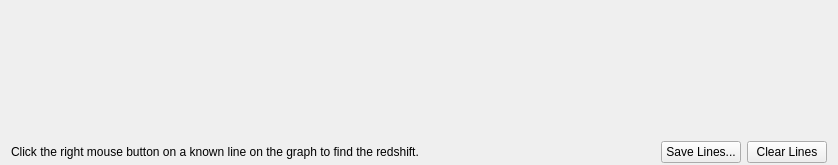
<?xml version="1.0" encoding="UTF-8"?>
<ui version="4.0">
 <class>LineOverlaysTabClass</class>
 <widget class="QWidget" name="LineOverlaysTabClass">
  <property name="geometry">
   <rect>
    <x>0</x>
    <y>0</y>
    <width>838</width>
    <height>165</height>
   </rect>
  </property>
  <property name="sizePolicy">
   <sizepolicy hsizetype="MinimumExpanding" vsizetype="Preferred">
    <horstretch>0</horstretch>
    <verstretch>0</verstretch>
   </sizepolicy>
  </property>
  <property name="minimumSize">
   <size>
    <width>747</width>
    <height>0</height>
   </size>
  </property>
  <property name="windowTitle">
   <string>LineOverlaysTab</string>
  </property>
  <layout class="QVBoxLayout" name="verticalLayout" stretch="1,0">
   <property name="spacing">
    <number>0</number>
   </property>
   <property name="topMargin">
    <number>0</number>
   </property>
   <property name="bottomMargin">
    <number>2</number>
   </property>
   <item>
    <widget class="QWidget" name="searchWidgetHolder" native="true">
     <property name="sizePolicy">
      <sizepolicy hsizetype="Expanding" vsizetype="Expanding">
       <horstretch>0</horstretch>
       <verstretch>0</verstretch>
      </sizepolicy>
     </property>
     <property name="minimumSize">
      <size>
       <width>500</width>
       <height>90</height>
      </size>
     </property>
    </widget>
   </item>
   <item>
    <layout class="QHBoxLayout" name="horizontalLayout">
     <item>
      <widget class="QLabel" name="label">
       <property name="text">
        <string>&lt;!DOCTYPE HTML PUBLIC &quot;-//W3C//DTD HTML 4.0//EN&quot; &quot;http://www.w3.org/TR/REC-html40/strict.dtd&quot;&gt;
&lt;html&gt;&lt;head&gt;&lt;meta name=&quot;qrichtext&quot; content=&quot;1&quot; /&gt;&lt;style type=&quot;text/css&quot;&gt;
p, li { white-space: pre-wrap; }
&lt;/style&gt;&lt;/head&gt;&lt;body style=&quot; font-family:'Sans Serif'; font-size:9pt; font-weight:400; font-style:normal;&quot;&gt;
&lt;table border=&quot;0&quot; style=&quot;-qt-table-type: root; margin-top:4px; margin-bottom:4px; margin-left:4px; margin-right:4px;&quot;&gt;
&lt;tr&gt;
&lt;td style=&quot;border: none;&quot;&gt;
&lt;p style=&quot; margin-top:0px; margin-bottom:0px; margin-left:0px; margin-right:0px; -qt-block-indent:0; text-indent:0px;&quot;&gt;&lt;span style=&quot; color:#000000;&quot;&gt;Click the right mouse button on a known line on the graph to find the redshift.&lt;/span&gt;&lt;/p&gt;&lt;/td&gt;&lt;/tr&gt;&lt;/table&gt;&lt;/body&gt;&lt;/html&gt;</string>
       </property>
      </widget>
     </item>
     <item>
      <spacer name="horizontalSpacer">
       <property name="orientation">
        <enum>Qt::Horizontal</enum>
       </property>
       <property name="sizeHint" stdset="0">
        <size>
         <width>40</width>
         <height>20</height>
        </size>
       </property>
      </spacer>
     </item>
     <item>
      <widget class="QPushButton" name="saveLinesButton">
       <property name="text">
        <string>Save Lines...</string>
       </property>
      </widget>
     </item>
     <item>
      <widget class="QPushButton" name="clearLinesButton">
       <property name="text">
        <string>Clear Lines</string>
       </property>
      </widget>
     </item>
    </layout>
   </item>
  </layout>
 </widget>
 <layoutdefault spacing="6" margin="11"/>
 <resources/>
 <connections/>
</ui>
